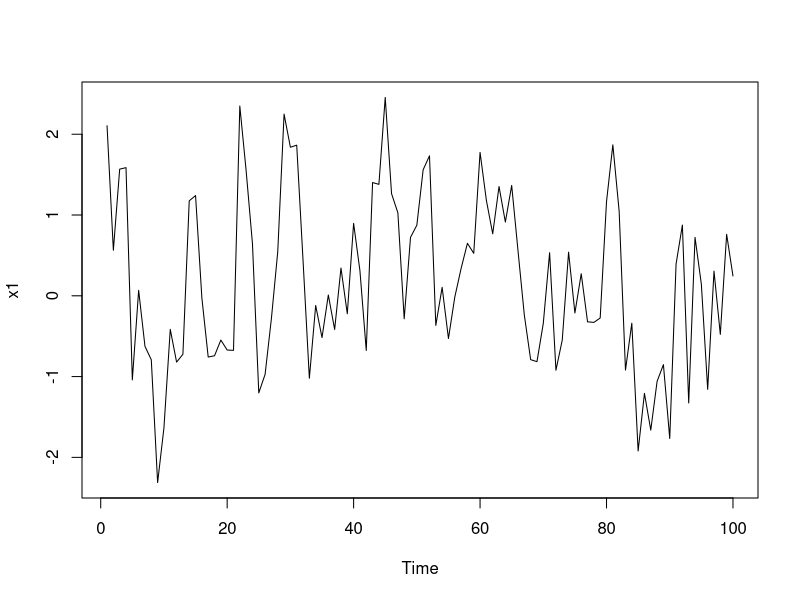

Reproduce this figure in R. (Note: this script raises an error after producing the figure.)

library(tidyverse)
library(lmtest)
#1) Simulate a 100-observation autocorrelated timeseries with `arima.sim`, with a first order autoregressive coefficient of 0.5. Also make a time vector of `1:100`


x1 <- arima.sim(list(order = c(1,0,0), ar = 0.5), n = 100)

#2) Plot the data. 

plot(x1)

#3) Regress the timeseries against time with an OLS model. Does the model appear to be statistically significant?

lm_1<- lm(x1~time(x1))

anova(lm_1) 
#4) Plot the model diagnostics, including an `acf` and `pacf` of the residuals.
par(mfrow=c(3))
plot(lm_1)
acf(resid(lm_1))

pacf(resid(lm_1))

#5) Use the Durbin-Watson test to test the residuals for autocorrelation.

dwtest(lm_1)

#6) Fit a gls with an appropriate correlation structure. Is this a better model? How have the p-value and effect size changed?
x1_gls <- gls(x1~time(x1), corr=corAR1())
summary(x1_gls)
##not sure if the p value got any better. seems like it got worse 
#7) Repeat the above 1000 times and find how autocorrelation affects the distribution of the p-value and the effect size.
library(broom.mixed)

rerun(1000, {x1.sim <- arima.sim(list(order = c(1,0,0), ar = 0.5), n = 100 )

lm(x1.sim~time(x1.sim))}) %>% 
  map_dfr(glance) %>% 
  ggplot(aes(x = p.value)) +
  geom_histogram()
## Real data#####

#1) The built-in dataset LakeHuron has annual lake level data from 1885 to 1972
#Load the data with the command data(LakeHuron)

data(LakeHuron)
table(LakeHuron)

LakeHuron_dt <- LakeHuron

plot(LakeHuron_dt)

#2) Plot the data.
plot(LakeHuron_dt)

#3) Regress the LakeHuron lake level against year using a linear model. Is there a significant trend?
lm_df <- lm(LakeHuron~time(LakeHuron))
summary(lm_df) 
# p value < 0.05, seems legit. 

#4) Plot the autocorrelation and partial autocorrelation functions for the residuals from this regression. Interpret them.
acf(resid(lm_df))
#5) Fit an autoregressive models to the residuals. Compare the results with your interpretation of the PACF plot.
pacf(resid(lm_df))

#6) Fit a gls model using a corAR1 correlation structure. Test if the correlation structure is necessary. Is the trend significant? 
year <- time(LakeHuron_dt)
fit_gls <- gls(LakeHuron_dt~year)
summary(fit_gls)

fit2_gls<-gls(LakeHuron_dt~year, corr=corAR1())
summary(fit2_gls)

anova(fit_gls,fit2_gls) #looks like the structure is nessesary? W ith the p-value.

#7) Fit a gls model using a corARMA correlation structure with two AR terms. Is this model an improvement?


fit3_gls<-gls(LakeHuron_dt~year, corr=corARMA(p=1, q=1))
summary(fit3_gls)

anova(fit_gls,fit2_gls,fit3_gls)
  
